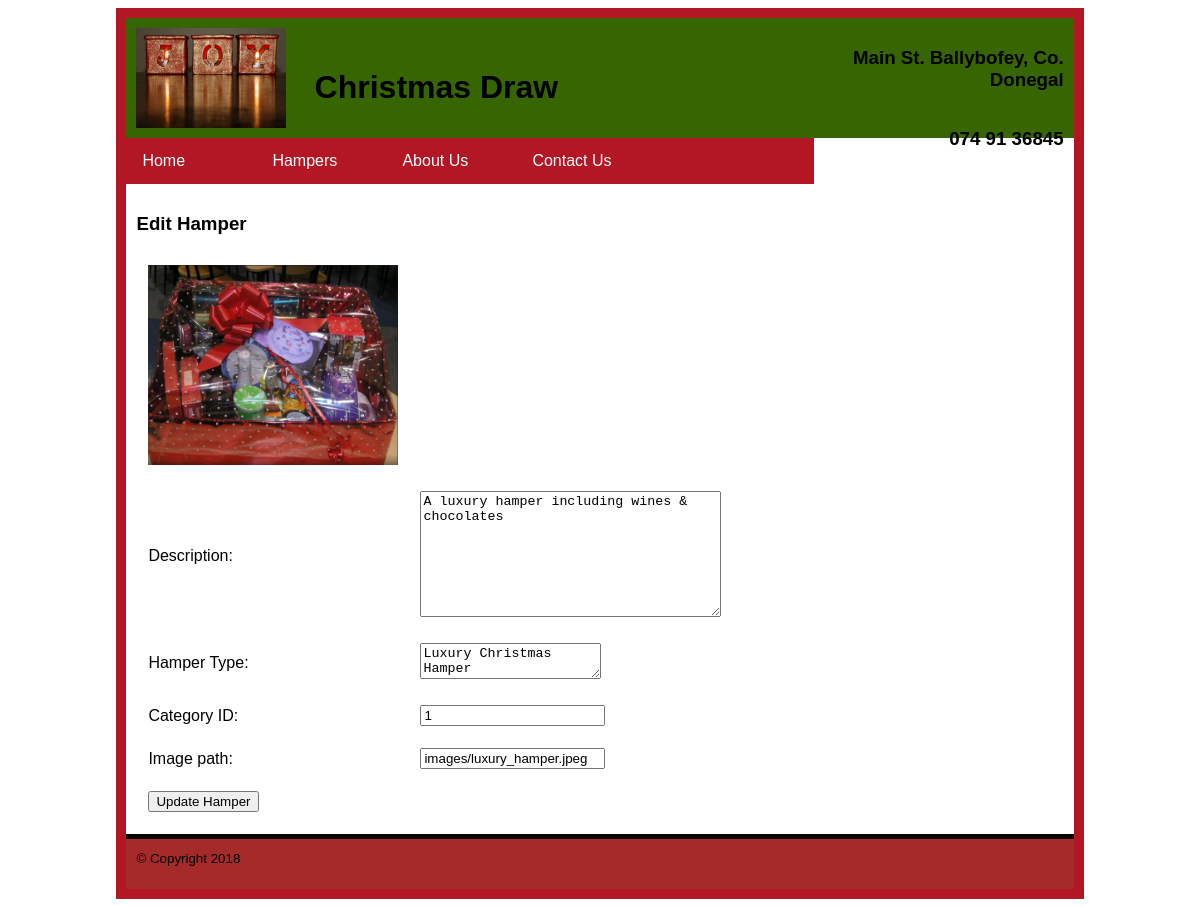
Screenshot of /edithamper.php?hamperid=1 with the database file from the repository.
### tables this page shows
CREATE TABLE `hamper` (
  `hamperid` int(50) NOT NULL,
  `image` varchar(50) NOT NULL,
  `hampertype` varchar(50) NOT NULL,
  `description` text NOT NULL,
  `categoryid` int(50) NOT NULL
);

### edithamper.php (the view, shortened to what this page needs)
<!DOCTYPE HTML>
<html lang="en">
<head>
 <link rel="stylesheet" href="css/style.css">
 </head>
<body>
<div id="container">
<div id="content">
<h3>Edit Hamper</h3>
<?php
$server="localhost";
$dbuser="root";
$password="";
$hamperid=$_GET["hamperid"];
$link=mysqli_connect($server,$dbuser,$password);
mysqli_select_db($link, "christmasdraw");
$sql="SELECT * FROM hamper WHERE hamperid=$hamperid";
$result=mysqli_query($link, $sql);
$row=mysqli_fetch_array($result);
$description=$row["description"];
$hampertype=$row["hampertype"];
$image=$row["image"];
$categoryid=$row["categoryid"];
?>
<form method="post" action="processedit.php">
<table>
<tr>
<td><?php echo "<img src='$image' width=250 height=200>" ?></td>
</tr>
<tr>
<td>Description: </td><td><textarea name="description" rows="8" cols="35"><?php echo $description;
?></textarea></td>
</tr>
<tr>
<td>Hamper Type: </td><td><textarea name="hampertype" ><?php echo $hampertype; ?></textarea></td>
</tr>
<tr>
<td>Category ID: </td><td><input type="number" name="categoryid" value="<?php echo
$categoryid; ?>" /></td>
</tr>
<tr>
<td>Image path: </td><td><input type="text" name="image" value="<?php echo $image;
?>"/></td>
</tr>
<tr>
<td><input type="submit" name="submit" value="Update Hamper"/></td>
</tr>
</table>
</form>
</div>
</div>
</body>
</html>

### css/style.css (style rules this page uses)
body { font-family: Helvetica, Arial, Verdana, Sans-serif; background-color: Light-Green; }
#container { margin: auto; width: 80%; background-color: #b31724; border: 10px solid #b31724; }
#header { background-color: #366501; height: 100px; padding: 10px; text-align: center; }
#logo { margin:0; padding:0; float: left; width: 150px; }
#sitename { margin: auto; padding:50; float: left; width: 300px; }
#address { margin: auto; float: right; width: 250px; text-align: right; }
#phone { float: right; width: 250px; text-align: right; }
#nav { background-color: #ffffff; clear: left; }
#content { background-color: #ffffff; padding: 10px; min-height: 300px; }
#footer { background-color: brown; height: 30px; padding: 10px; }
#sitename { float: left; width: 300px; padding-top: 20px; }
#logo { float:left; width: 150px; }
table td { padding: 10px; }
table tr:nth-child(1) { background-color: #ffffff; }
table tr { background-color: #FFFFFF; }
ul { list-style-type: none; margin: 0; padding: 0; overflow: hidden; background-color: #b31724 }
li { float: left; width: 130px; }
li a, .dropbtn { display: inline-block; color: white; text-align: center; padding: 14px 16px; text-decoration: none; }
li.dropdown { display: inline-block; }
#footer { border-top: 5px solid black; height: 30px; }

### rows the page displays
hamper: image (picture), description "A luxury hamper including wines & chocolates", hampertype "Luxury Christmas Hamper", categoryid "1", image "images/luxury_hamper.jpeg"
